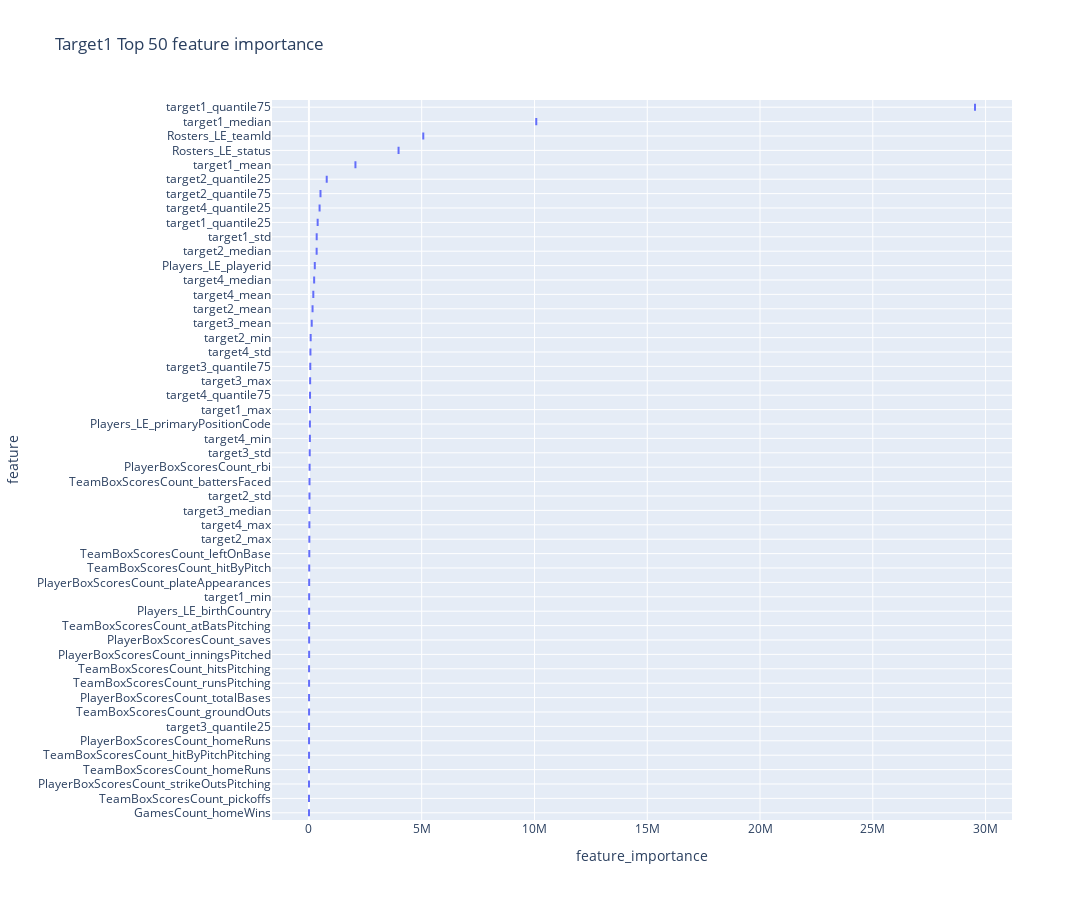
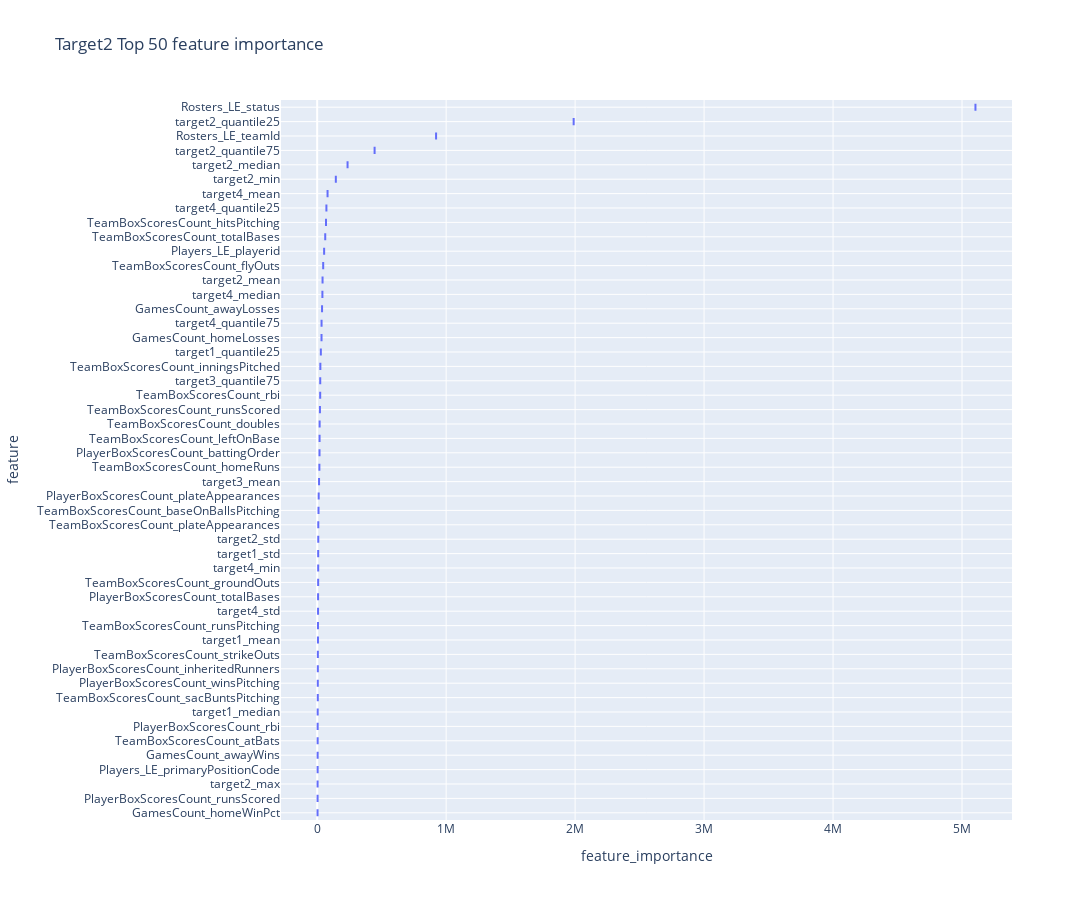
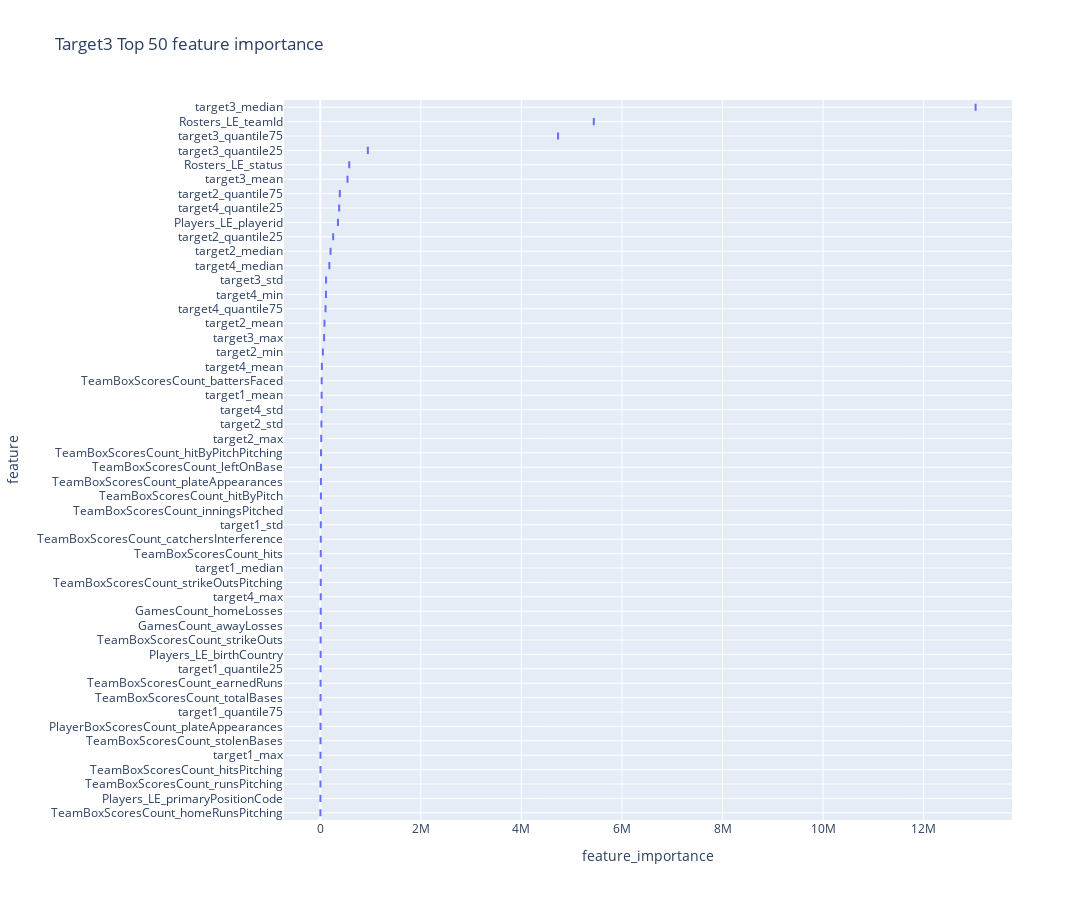
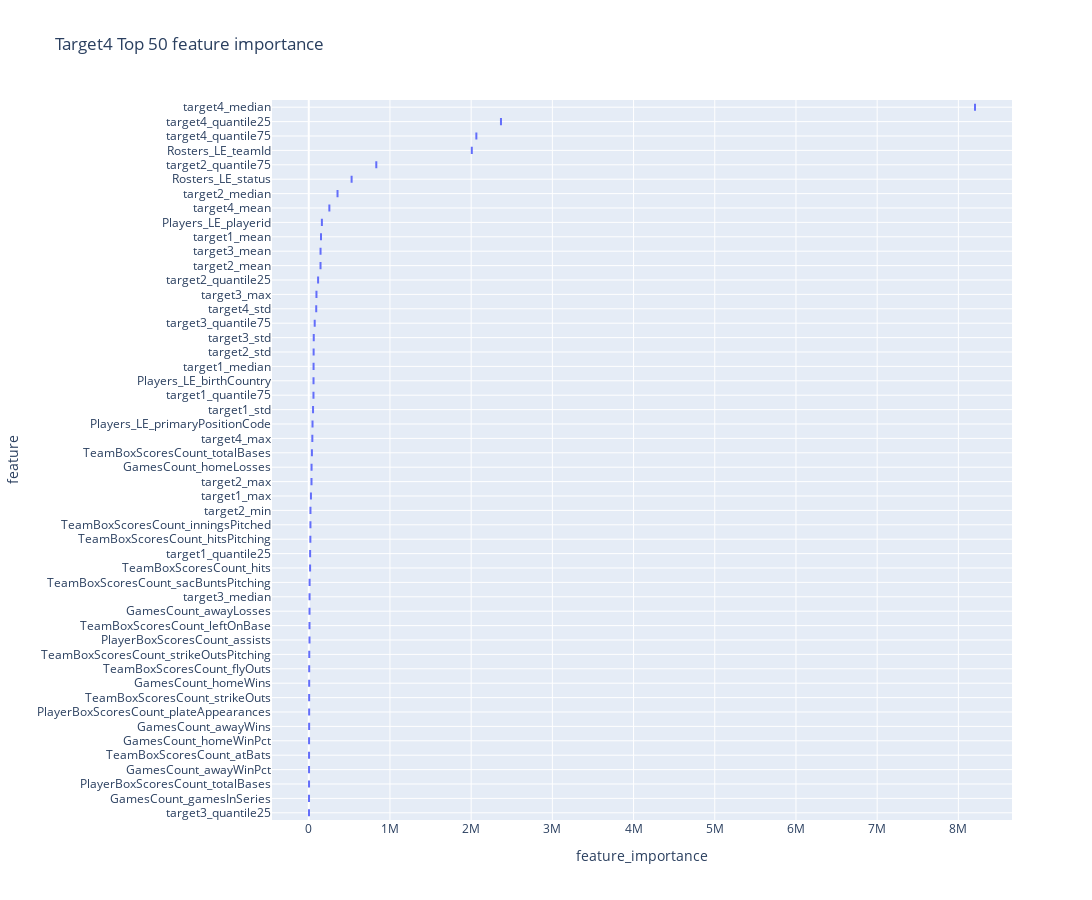

Notebook code for these charts, in order:
### Code cell
visualize_feature_importance(models, train_feat_df)

### Figure 1 — Plotly figure (JSON) as saved in the notebook; plotly's stock layout.template omitted (floating-point values rounded to 4 significant figures)
{"data": [{"alignmentgroup": "True", "hovertemplate": "feature_importance=%{x}<br>feature=%{y}<extra></extra>", "legendgroup": "", "marker": {"color": "#636efa"}, "name": "", "notched": false, "offsetgroup": "", "orientation": "h", "showlegend": false, "type": "box", "x": [2062000.0, 344200.0, 48940.0, 10090.0, 10080000.0, 387300.0, 29530000.0, 160700.0, 24310.0, 18130.0, 77310.0, 341900.0, 788800.0, 512600.0, 123700.0, 34590.0, 54030.0, 23500.0, 5829.0, 60170.0, 194600.0, 66910.0, 19760.0, 42440.0, 231600.0, 472400.0, 49230.0, 5070000.0, 3974000.0, 10080.0, 42730.0, 260700.0, 4985.0, 10770.0, 6390.0, 29600.0, 3793.0, 9186.0, 9274.0, 6385.0, 4472.0, 13670.0, 16350.0, 3366.0, 6723.0, 6828.0, 4925.0, 9641.0, 25090.0, 3348.0], "x0": " ", "xaxis": "x", "y": ["target1_mean", "target1_std", "target1_max", "target1_min", "target1_median", "target1_quantile25", "target1_quantile75", "target2_mean", "target2_std", "target2_max", "target2_min", "target2_median", "target2_quantile25", "target2_quantile75", "target3_mean", "target3_std", "target3_max", "target3_median", "target3_quantile25", "target3_quantile75", "target4_mean", "target4_std", "target4_max", "target4_min", "target4_median", "target4_quantile25", "target4_quantile75", "Rosters_LE_teamId", "Rosters_LE_status", "Players_LE_birthCountry", "Players_LE_primaryPositionCode", "Players_LE_playerid", "PlayerBoxScoresCount_homeRuns", "PlayerBoxScoresCount_plateAppearances", "PlayerBoxScoresCount_totalBases", "PlayerBoxScoresCount_rbi", "PlayerBoxScoresCount_strikeOutsPitching", "PlayerBoxScoresCount_inningsPitched", "PlayerBoxScoresCount_saves", "TeamBoxScoresCount_groundOuts", "TeamBoxScoresCount_homeRuns", "TeamBoxScoresCount_hitByPitch", "TeamBoxScoresCount_leftOnBase", "TeamBoxScoresCount_pickoffs", "TeamBoxScoresCount_runsPitching", "TeamBoxScoresCount_hitsPitching", "TeamBoxScoresCount_hitByPitchPitching", "TeamBoxScoresCount_atBatsPitching", "TeamBoxScoresCount_battersFaced", "GamesCount_homeWins"], "y0": " ", "yaxis": "y"}], "layout": {"boxmode": "group", "height": 900, "legend": {"tracegroupgap": 0}, "title": {"text": "Target1 Top 50 feature importance"}, "width": 1250, "xaxis": {"anchor": "y", "domain": [0, 1], "title": {"text": "feature_importance"}}, "yaxis": {"anchor": "x", "categoryarray": ["GamesCount_homeWins", "TeamBoxScoresCount_pickoffs", "PlayerBoxScoresCount_strikeOutsPitching", "TeamBoxScoresCount_homeRuns", "TeamBoxScoresCount_hitByPitchPitching", "PlayerBoxScoresCount_homeRuns", "target3_quantile25", "TeamBoxScoresCount_groundOuts", "PlayerBoxScoresCount_totalBases", "TeamBoxScoresCount_runsPitching", "TeamBoxScoresCount_hitsPitching", "PlayerBoxScoresCount_inningsPitched", "PlayerBoxScoresCount_saves", "TeamBoxScoresCount_atBatsPitching", "Players_LE_birthCountry", "target1_min", "PlayerBoxScoresCount_plateAppearances", "TeamBoxScoresCount_hitByPitch", "TeamBoxScoresCount_leftOnBase", "target2_max", "target4_max", "target3_median", "target2_std", "TeamBoxScoresCount_battersFaced", "PlayerBoxScoresCount_rbi", "target3_std", "target4_min", "Players_LE_primaryPositionCode", "target1_max", "target4_quantile75", "target3_max", "target3_quantile75", "target4_std", "target2_min", "target3_mean", "target2_mean", "target4_mean", "target4_median", "Players_LE_playerid", "target2_median", "target1_std", "target1_quantile25", "target4_quantile25", "target2_quantile75", "target2_quantile25", "target1_mean", "Rosters_LE_status", "Rosters_LE_teamId", "target1_median", "target1_quantile75"], "categoryorder": "array", "domain": [0, 1], "showgrid": true, "title": {"text": "feature"}}}}

### Figure 2 — Plotly figure (JSON) as saved in the notebook; plotly's stock layout.template omitted (floating-point values rounded to 4 significant figures)
{"data": [{"alignmentgroup": "True", "hovertemplate": "feature_importance=%{x}<br>feature=%{y}<extra></extra>", "legendgroup": "", "marker": {"color": "#636efa"}, "name": "", "notched": false, "offsetgroup": "", "orientation": "h", "showlegend": false, "type": "box", "x": [6013.0, 7760.0, 3862.0, 28360.0, 41640.0, 8346.0, 3213.0, 144600.0, 235600.0, 1989000.0, 445200.0, 14470.0, 23630.0, 80450.0, 6720.0, 7755.0, 40450.0, 71570.0, 33970.0, 921900.0, 5104000.0, 3517.0, 53910.0, 18070.0, 3161.0, 11640.0, 6973.0, 3721.0, 4767.0, 5017.0, 46600.0, 7539.0, 21420.0, 19010.0, 17030.0, 5201.0, 3611.0, 8513.0, 62460.0, 23340.0, 18570.0, 6180.0, 10250.0, 68370.0, 24580.0, 4751.0, 33670.0, 2870.0, 3550.0, 37800.0], "x0": " ", "xaxis": "x", "y": ["target1_mean", "target1_std", "target1_median", "target1_quantile25", "target2_mean", "target2_std", "target2_max", "target2_min", "target2_median", "target2_quantile25", "target2_quantile75", "target3_mean", "target3_quantile75", "target4_mean", "target4_std", "target4_min", "target4_median", "target4_quantile25", "target4_quantile75", "Rosters_LE_teamId", "Rosters_LE_status", "Players_LE_primaryPositionCode", "Players_LE_playerid", "PlayerBoxScoresCount_battingOrder", "PlayerBoxScoresCount_runsScored", "PlayerBoxScoresCount_plateAppearances", "PlayerBoxScoresCount_totalBases", "PlayerBoxScoresCount_rbi", "PlayerBoxScoresCount_winsPitching", "PlayerBoxScoresCount_inheritedRunners", "TeamBoxScoresCount_flyOuts", "TeamBoxScoresCount_groundOuts", "TeamBoxScoresCount_runsScored", "TeamBoxScoresCount_doubles", "TeamBoxScoresCount_homeRuns", "TeamBoxScoresCount_strikeOuts", "TeamBoxScoresCount_atBats", "TeamBoxScoresCount_plateAppearances", "TeamBoxScoresCount_totalBases", "TeamBoxScoresCount_rbi", "TeamBoxScoresCount_leftOnBase", "TeamBoxScoresCount_runsPitching", "TeamBoxScoresCount_baseOnBallsPitching", "TeamBoxScoresCount_hitsPitching", "TeamBoxScoresCount_inningsPitched", "TeamBoxScoresCount_sacBuntsPitching", "GamesCount_homeLosses", "GamesCount_homeWinPct", "GamesCount_awayWins", "GamesCount_awayLosses"], "y0": " ", "yaxis": "y"}], "layout": {"boxmode": "group", "height": 900, "legend": {"tracegroupgap": 0}, "title": {"text": "Target2 Top 50 feature importance"}, "width": 1250, "xaxis": {"anchor": "y", "domain": [0, 1], "title": {"text": "feature_importance"}}, "yaxis": {"anchor": "x", "categoryarray": ["GamesCount_homeWinPct", "PlayerBoxScoresCount_runsScored", "target2_max", "Players_LE_primaryPositionCode", "GamesCount_awayWins", "TeamBoxScoresCount_atBats", "PlayerBoxScoresCount_rbi", "target1_median", "TeamBoxScoresCount_sacBuntsPitching", "PlayerBoxScoresCount_winsPitching", "PlayerBoxScoresCount_inheritedRunners", "TeamBoxScoresCount_strikeOuts", "target1_mean", "TeamBoxScoresCount_runsPitching", "target4_std", "PlayerBoxScoresCount_totalBases", "TeamBoxScoresCount_groundOuts", "target4_min", "target1_std", "target2_std", "TeamBoxScoresCount_plateAppearances", "TeamBoxScoresCount_baseOnBallsPitching", "PlayerBoxScoresCount_plateAppearances", "target3_mean", "TeamBoxScoresCount_homeRuns", "PlayerBoxScoresCount_battingOrder", "TeamBoxScoresCount_leftOnBase", "TeamBoxScoresCount_doubles", "TeamBoxScoresCount_runsScored", "TeamBoxScoresCount_rbi", "target3_quantile75", "TeamBoxScoresCount_inningsPitched", "target1_quantile25", "GamesCount_homeLosses", "target4_quantile75", "GamesCount_awayLosses", "target4_median", "target2_mean", "TeamBoxScoresCount_flyOuts", "Players_LE_playerid", "TeamBoxScoresCount_totalBases", "TeamBoxScoresCount_hitsPitching", "target4_quantile25", "target4_mean", "target2_min", "target2_median", "target2_quantile75", "Rosters_LE_teamId", "target2_quantile25", "Rosters_LE_status"], "categoryorder": "array", "domain": [0, 1], "showgrid": true, "title": {"text": "feature"}}}}

### Figure 3 — Plotly figure (JSON) as saved in the notebook; plotly's stock layout.template omitted (floating-point values rounded to 4 significant figures)
{"data": [{"alignmentgroup": "True", "hovertemplate": "feature_importance=%{x}<br>feature=%{y}<extra></extra>", "legendgroup": "", "marker": {"color": "#636efa"}, "name": "", "notched": false, "offsetgroup": "", "orientation": "h", "showlegend": false, "type": "box", "x": [27030.0, 10580.0, 4375.0, 9718.0, 6433.0, 5847.0, 83640.0, 23210.0, 19290.0, 52110.0, 205000.0, 257000.0, 389100.0, 541600.0, 116000.0, 76390.0, 13030000.0, 946500.0, 4730000.0, 31950.0, 26310.0, 9237.0, 113700.0, 180800.0, 376200.0, 105600.0, 5440000.0, 576400.0, 7340.0, 3189.0, 352000.0, 5319.0, 7356.0, 9739.0, 13090.0, 5030.0, 13290.0, 5997.0, 13870.0, 10130.0, 4021.0, 2938.0, 9445.0, 4253.0, 15620.0, 11020.0, 6096.0, 28450.0, 9084.0, 8816.0], "x0": " ", "xaxis": "x", "y": ["target1_mean", "target1_std", "target1_max", "target1_median", "target1_quantile25", "target1_quantile75", "target2_mean", "target2_std", "target2_max", "target2_min", "target2_median", "target2_quantile25", "target2_quantile75", "target3_mean", "target3_std", "target3_max", "target3_median", "target3_quantile25", "target3_quantile75", "target4_mean", "target4_std", "target4_max", "target4_min", "target4_median", "target4_quantile25", "target4_quantile75", "Rosters_LE_teamId", "Rosters_LE_status", "Players_LE_birthCountry", "Players_LE_primaryPositionCode", "Players_LE_playerid", "PlayerBoxScoresCount_plateAppearances", "TeamBoxScoresCount_strikeOuts", "TeamBoxScoresCount_hits", "TeamBoxScoresCount_hitByPitch", "TeamBoxScoresCount_stolenBases", "TeamBoxScoresCount_plateAppearances", "TeamBoxScoresCount_totalBases", "TeamBoxScoresCount_leftOnBase", "TeamBoxScoresCount_catchersInterference", "TeamBoxScoresCount_runsPitching", "TeamBoxScoresCount_homeRunsPitching", "TeamBoxScoresCount_strikeOutsPitching", "TeamBoxScoresCount_hitsPitching", "TeamBoxScoresCount_hitByPitchPitching", "TeamBoxScoresCount_inningsPitched", "TeamBoxScoresCount_earnedRuns", "TeamBoxScoresCount_battersFaced", "GamesCount_homeLosses", "GamesCount_awayLosses"], "y0": " ", "yaxis": "y"}], "layout": {"boxmode": "group", "height": 900, "legend": {"tracegroupgap": 0}, "title": {"text": "Target3 Top 50 feature importance"}, "width": 1250, "xaxis": {"anchor": "y", "domain": [0, 1], "title": {"text": "feature_importance"}}, "yaxis": {"anchor": "x", "categoryarray": ["TeamBoxScoresCount_homeRunsPitching", "Players_LE_primaryPositionCode", "TeamBoxScoresCount_runsPitching", "TeamBoxScoresCount_hitsPitching", "target1_max", "TeamBoxScoresCount_stolenBases", "PlayerBoxScoresCount_plateAppearances", "target1_quantile75", "TeamBoxScoresCount_totalBases", "TeamBoxScoresCount_earnedRuns", "target1_quantile25", "Players_LE_birthCountry", "TeamBoxScoresCount_strikeOuts", "GamesCount_awayLosses", "GamesCount_homeLosses", "target4_max", "TeamBoxScoresCount_strikeOutsPitching", "target1_median", "TeamBoxScoresCount_hits", "TeamBoxScoresCount_catchersInterference", "target1_std", "TeamBoxScoresCount_inningsPitched", "TeamBoxScoresCount_hitByPitch", "TeamBoxScoresCount_plateAppearances", "TeamBoxScoresCount_leftOnBase", "TeamBoxScoresCount_hitByPitchPitching", "target2_max", "target2_std", "target4_std", "target1_mean", "TeamBoxScoresCount_battersFaced", "target4_mean", "target2_min", "target3_max", "target2_mean", "target4_quantile75", "target4_min", "target3_std", "target4_median", "target2_median", "target2_quantile25", "Players_LE_playerid", "target4_quantile25", "target2_quantile75", "target3_mean", "Rosters_LE_status", "target3_quantile25", "target3_quantile75", "Rosters_LE_teamId", "target3_median"], "categoryorder": "array", "domain": [0, 1], "showgrid": true, "title": {"text": "feature"}}}}

### Figure 4 — Plotly figure (JSON) as saved in the notebook; plotly's stock layout.template omitted (floating-point values rounded to 4 significant figures)
{"data": [{"alignmentgroup": "True", "hovertemplate": "feature_importance=%{x}<br>feature=%{y}<extra></extra>", "legendgroup": "", "marker": {"color": "#636efa"}, "name": "", "notched": false, "offsetgroup": "", "orientation": "h", "showlegend": false, "type": "box", "x": [150700.0, 52680.0, 26860.0, 59240.0, 16840.0, 58050.0, 144800.0, 59910.0, 33670.0, 20840.0, 354200.0, 115000.0, 831800.0, 145100.0, 61480.0, 94710.0, 9807.0, 2947.0, 73310.0, 253600.0, 92040.0, 43910.0, 8205000.0, 2367000.0, 2064000.0, 2008000.0, 527700.0, 58660.0, 46320.0, 161700.0, 4746.0, 3452.0, 8923.0, 5370.0, 4926.0, 16460.0, 3588.0, 38820.0, 8950.0, 6106.0, 19570.0, 20740.0, 10390.0, 3214.0, 5129.0, 34420.0, 3760.0, 4683.0, 9079.0, 3538.0], "x0": " ", "xaxis": "x", "y": ["target1_mean", "target1_std", "target1_max", "target1_median", "target1_quantile25", "target1_quantile75", "target2_mean", "target2_std", "target2_max", "target2_min", "target2_median", "target2_quantile25", "target2_quantile75", "target3_mean", "target3_std", "target3_max", "target3_median", "target3_quantile25", "target3_quantile75", "target4_mean", "target4_std", "target4_max", "target4_median", "target4_quantile25", "target4_quantile75", "Rosters_LE_teamId", "Rosters_LE_status", "Players_LE_birthCountry", "Players_LE_primaryPositionCode", "Players_LE_playerid", "PlayerBoxScoresCount_plateAppearances", "PlayerBoxScoresCount_totalBases", "PlayerBoxScoresCount_assists", "TeamBoxScoresCount_flyOuts", "TeamBoxScoresCount_strikeOuts", "TeamBoxScoresCount_hits", "TeamBoxScoresCount_atBats", "TeamBoxScoresCount_totalBases", "TeamBoxScoresCount_leftOnBase", "TeamBoxScoresCount_strikeOutsPitching", "TeamBoxScoresCount_hitsPitching", "TeamBoxScoresCount_inningsPitched", "TeamBoxScoresCount_sacBuntsPitching", "GamesCount_gamesInSeries", "GamesCount_homeWins", "GamesCount_homeLosses", "GamesCount_homeWinPct", "GamesCount_awayWins", "GamesCount_awayLosses", "GamesCount_awayWinPct"], "y0": " ", "yaxis": "y"}], "layout": {"boxmode": "group", "height": 900, "legend": {"tracegroupgap": 0}, "title": {"text": "Target4 Top 50 feature importance"}, "width": 1250, "xaxis": {"anchor": "y", "domain": [0, 1], "title": {"text": "feature_importance"}}, "yaxis": {"anchor": "x", "categoryarray": ["target3_quantile25", "GamesCount_gamesInSeries", "PlayerBoxScoresCount_totalBases", "GamesCount_awayWinPct", "TeamBoxScoresCount_atBats", "GamesCount_homeWinPct", "GamesCount_awayWins", "PlayerBoxScoresCount_plateAppearances", "TeamBoxScoresCount_strikeOuts", "GamesCount_homeWins", "TeamBoxScoresCount_flyOuts", "TeamBoxScoresCount_strikeOutsPitching", "PlayerBoxScoresCount_assists", "TeamBoxScoresCount_leftOnBase", "GamesCount_awayLosses", "target3_median", "TeamBoxScoresCount_sacBuntsPitching", "TeamBoxScoresCount_hits", "target1_quantile25", "TeamBoxScoresCount_hitsPitching", "TeamBoxScoresCount_inningsPitched", "target2_min", "target1_max", "target2_max", "GamesCount_homeLosses", "TeamBoxScoresCount_totalBases", "target4_max", "Players_LE_primaryPositionCode", "target1_std", "target1_quantile75", "Players_LE_birthCountry", "target1_median", "target2_std", "target3_std", "target3_quantile75", "target4_std", "target3_max", "target2_quantile25", "target2_mean", "target3_mean", "target1_mean", "Players_LE_playerid", "target4_mean", "target2_median", "Rosters_LE_status", "target2_quantile75", "Rosters_LE_teamId", "target4_quantile75", "target4_quantile25", "target4_median"], "categoryorder": "array", "domain": [0, 1], "showgrid": true, "title": {"text": "feature"}}}}
